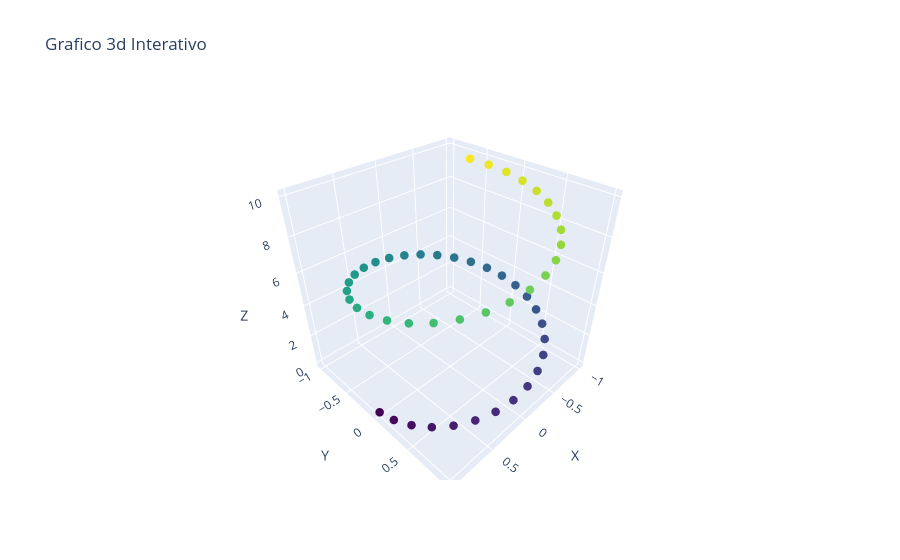

Notebook source saved alongside this figure:
### Code cell
import plotly.graph_objects as go


fig = go.Figure(data=[go.Scatter3d(x=x,y=y,z=z,
                    mode = 'markers',
                    marker = dict(size=5,color = z,colorscale='viridis'))])

fig.update_layout(title='Grafico 3d Interativo',
                  scene=dict(xaxis_title ='X',
                             yaxis_title ='Y',
                             zaxis_title ='Z'))
